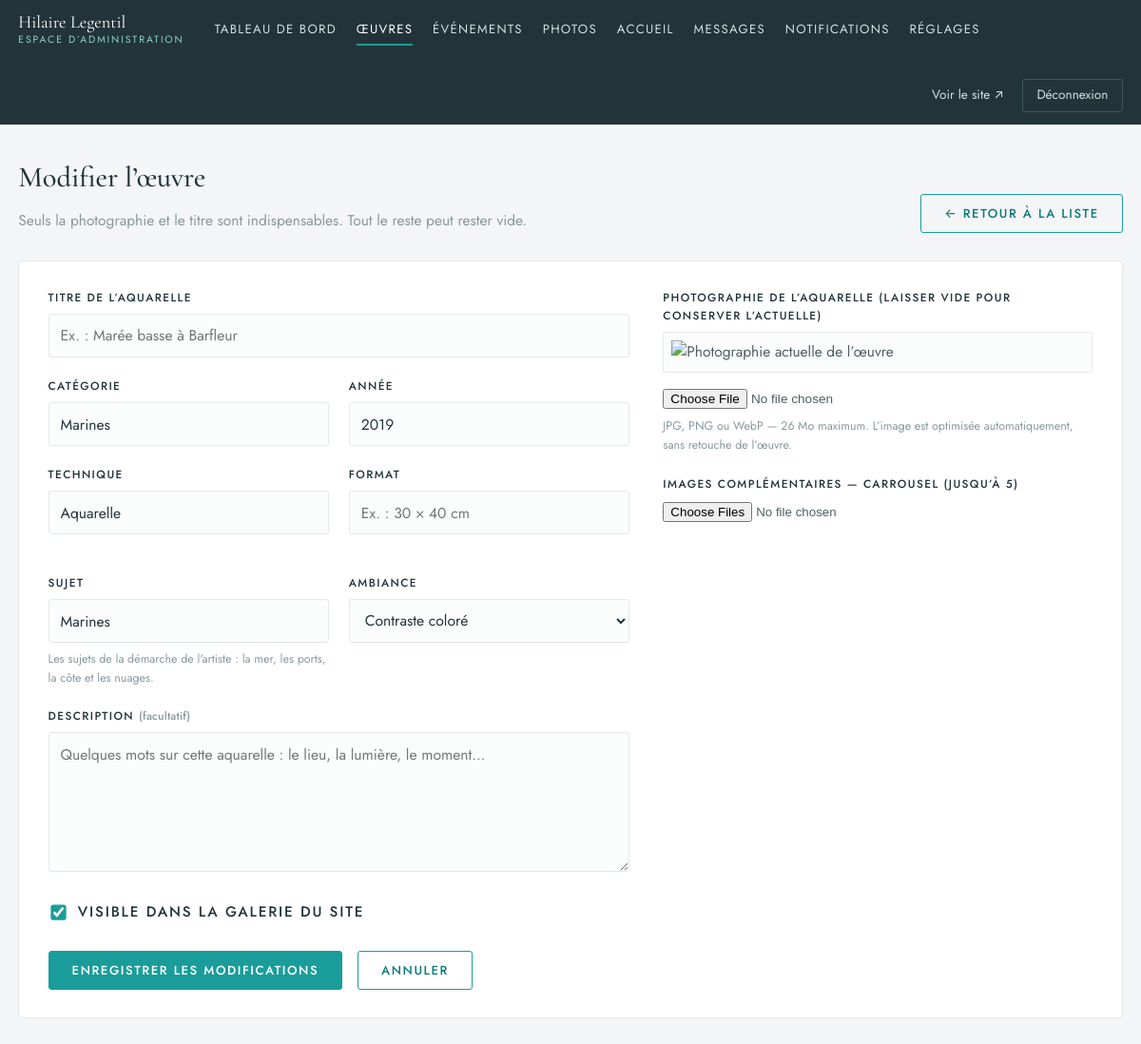
Screenshot of /admin/oeuvres/1 (signed in) with the database file from the repository.
### tables this page shows
CREATE TABLE works (
    id INTEGER PRIMARY KEY AUTOINCREMENT,
    title TEXT NOT NULL DEFAULT 'Sans titre',
    slug TEXT UNIQUE NOT NULL,
    description TEXT DEFAULT '',
    category TEXT DEFAULT '',
    technique TEXT DEFAULT '',
    dimensions TEXT DEFAULT '',
    year TEXT DEFAULT '',
    folder TEXT NOT NULL,
    img_w INTEGER DEFAULT 0,
    img_h INTEGER DEFAULT 0,
    position INTEGER NOT NULL DEFAULT 0,
    published INTEGER NOT NULL DEFAULT 1,
    created_at TEXT NOT NULL
, tonality TEXT DEFAULT '', chroma REAL DEFAULT 0, sujet TEXT, ambiance TEXT);

### app.py (the view, shortened to what this page needs)
@app.route("/admin/oeuvres/<int:wid>", methods=["GET", "POST"])
@require_admin
def admin_work_edit(wid):
    conn = db.connect()
    w = conn.execute("SELECT * FROM works WHERE id=?", (wid,)).fetchone()
    conn.close()
    if w is None:
        abort(404)
    conn = db.connect()
    wimgs = conn.execute("SELECT * FROM works_images WHERE work_id=? "
                         "ORDER BY position, id", (wid,)).fetchall()
    conn.close()
    return render_template("admin/work_edit.html", w=w, new=False, wimgs=wimgs)

### app.py (called while the page is built)
@app.context_processor
def inject_globals():
    s = db.get_settings()
    hl_works = get_works()
    return {
        "SITE": SITE,
        "S": s,
        "admin_user": auth.current_admin(),
        "csrf": auth.csrf_token(),
        "year": date.today().year,
        "map_center": [49.4894, -1.5048],   # Yvetot-Bocage (Normandie)
        "map_radius": 75000,                # 75 km
        "hl_slugs": ",".join(w["slug"] for w in hl_works),
        "hl_total": len(hl_works),
        "vapid_pub": VAPID_PUB,
    }

def get_works(only_published=True):
    conn = db.connect()
    q = "SELECT * FROM works"
    if only_published:
        q += " WHERE published = 1"
    q += " ORDER BY position, id"
    rows = conn.execute(q).fetchall()
    conn.close()
    return rows

def require_admin(f):
    from functools import wraps
    @wraps(f)
    def wrapper(*args, **kwargs):
        if not auth.current_admin():
            return redirect(url_for("admin_login"))
        return f(*args, **kwargs)
    return wrapper

@app.after_request
def security_headers(resp):
    resp.headers.setdefault("X-Content-Type-Options", "nosniff")
    resp.headers.setdefault("Referrer-Policy", "strict-origin-when-cross-origin")
    resp.headers.setdefault("Permissions-Policy", "geolocation=(), microphone=(), camera=()")
    return resp

### auth.py (called while the page is built)
def current_admin():
    return session.get("admin_user") if session.get("admin_auth") else None

def csrf_token():
    if "csrf" not in session:
        session["csrf"] = secrets.token_hex(16)
    return session["csrf"]

### db.py (called while the page is built)
def connect():
    os.makedirs(DATA_DIR, exist_ok=True)
    conn = sqlite3.connect(DB_PATH)
    conn.row_factory = sqlite3.Row
    conn.execute("PRAGMA foreign_keys=ON")
    return conn

def get_settings():
    conn = connect()
    rows = conn.execute("SELECT key, value FROM settings").fetchall()
    conn.close()
    return {r["key"]: r["value"] for r in rows}

### templates/admin/work_edit.html (shortened to what this page needs)
{% extends "admin/base_admin.html" %}
{% block content %}
<div class="admin-page-head">
  <div>
    <h1>{{ 'Ajouter une œuvre' if new else 'Modifier l’œuvre' }}</h1>
    <p class="admin-sub">Seuls la photographie et le titre sont indispensables.
        Tout le reste peut rester vide.</p>
  </div>
  <a class="btn-secondary" href="{{ url_for('admin_works') }}">← Retour à la liste</a>
</div>
<form method="post" enctype="multipart/form-data" class="form-card">
  <div class="form-grid">
    <div class="form-col">
      <div class="field">
        <label for="w-title">Titre de l’aquarelle</label>
        <input id="w-title" name="title" type="text" maxlength="160" required
               value="{{ w.title if w.title != 'Sans titre' else '' }}"
               placeholder="Ex. : Marée basse à Barfleur">
      </div>
      <div class="field-row">
        <div class="field">
          <label for="w-category">Catégorie</label>
          <input id="w-category" name="category" type="text" maxlength="80"
                 value="{{ w.category or '' }}" placeholder="Ex. : Marines">
        </div>
        <div class="field">
          <label for="w-year">Année</label>
          <input id="w-year" name="year" type="text" maxlength="20"
                 value="{{ w.year or '' }}" placeholder="Ex. : 2024">
        </div>
      </div>
      <div class="field-row">
        <div class="field">
          <label for="w-technique">Technique</label>
          <input id="w-technique" name="technique" type="text" maxlength="120"
                 value="{{ w.technique or '' }}" placeholder="Ex. : Aquarelle sur papier coton">
        </div>
        <div class="field">
          <label for="w-dimensions">Format</label>
          <input id="w-dimensions" name="dimensions" type="text" maxlength="60"
                 value="{{ w.dimensions or '' }}" placeholder="Ex. : 30 × 40 cm">
        </div>
          <div class="field">
            <label for="w-sujet">Sujet</label>
            <input id="w-sujet" name="sujet" type="text" maxlength="160" list="sujets-docs"
                   value="{{ w.sujet or '' }}" placeholder="ex. La mer, Les ports, La côte…">
            <p class="field-help">Les sujets de la démarche de l'artiste&nbsp;:
               la mer, les ports, la côte et les nuages.</p>
          </div>
          <div class="field">
            <label for="w-ambiance">Ambiance</label>
            <select id="w-ambiance" name="ambiance">
              <option value="Contraste coloré"{% if w.ambiance == 'Contraste coloré' %} selected{% endif %}>Contraste coloré</option>
            </select>
          </div>
      </div>
      <div class="field">
        <label for="w-description">Description <span class="opt">(facultatif)</span></label>
        <textarea id="w-description" name="description" rows="5" maxlength="3000"
                  placeholder="Quelques mots sur cette aquarelle : le lieu, la lumière, le moment…">{{ w.description or '' }}</textarea>
      </div>
      <label class="check-field">
        <input type="checkbox" name="published" value="1"
               {{ 'checked' if (w.published if w.published is defined else 1) }}>
        <span>Visible dans la galerie du site</span>
      </label>
    </div>
    <div class="form-col">
      <div class="field">
        <label for="w-image">Photographie de l’aquarelle {{ '(obligatoire)' if new else '(laisser vide pour conserver l’actuelle)' }}</label>
        {% if not new and w.folder %}
        <div class="current-image">
          <img id="img-preview" src="/uploads/works/{{ w.folder }}/medium.jpg"
               alt="Photographie actuelle de l’œuvre">
        </div>
        {% else %}
        <div class="current-image current-image-empty">
          <img id="img-preview" src="" alt="" hidden>
          <p id="img-preview-hint">Aucune image choisie</p>
        </div>
        {% endif %}
        <input id="w-image" name="image" type="file" accept=".jpg,.jpeg,.png,.webp"
               class="file-input" data-preview="img-preview" data-hint="img-preview-hint">
        <p class="field-help">JPG, PNG ou WebP — 26 Mo maximum. L’image est optimisée
           automatiquement, sans retouche de l’œuvre.</p>
      </div>
  <div class="field">
    <label for="w-images">Images complémentaires — carrousel (jusqu’à 5)</label>
    <input id="w-images" name="images_add" type="file" accept=".jpg,.jpeg,.png,.webp" multiple>
  </div>
    </div>
  </div>
  <div class="form-actions">
    <button class="btn-primary" type="submit">{{ 'Ajouter à la galerie' if new else 'Enregistrer les modifications' }}</button>
    <a class="btn-secondary" href="{{ url_for('admin_works') }}">Annuler</a>
  </div>
</form>
{% endblock %}

### static/css/admin.css (style rules this page uses)
:root { --bg:#f4f5f6; --card:#ffffff; --ink:#22343a; --text:#4d5f64; --muted:#87999e; --teal:#1a9d9a; --teal-ink:#0e7b78; --line:#e4e8ea; --danger:#b3552d; --ok:#1a9d9a; --serif:"Cormorant Garamond", Georgia, serif; --sans:"Jost", system-ui, -apple-system, "Segoe UI", sans-serif; }
* { box-sizing:border-box; }
body { margin:0; background:var(--bg); color:var(--text); font:400 15.5px/1.6 var(--sans); -webkit-font-smoothing:antialiased; }
a { color:var(--teal-ink); text-decoration:none; }
h1,h2 { font-family:var(--serif); color:var(--ink); font-weight:500; margin:0 0 .3em; }
h1 { font-size:1.9rem; }
.admin-page-head { display:flex; justify-content:space-between; align-items:flex-end; gap:1.5rem; flex-wrap:wrap; margin-bottom:1.8rem; }
.admin-sub { margin:.2rem 0 0; color:var(--muted); max-width:640px; }
.btn-primary, .btn-secondary { display:inline-block; font:500 .82rem/1 var(--sans); letter-spacing:.12em; text-transform:uppercase; padding:.8rem 1.5rem; border-radius:3px; cursor:pointer; border:1px solid var(--teal); transition:all .25s; text-decoration:none; }
.btn-primary { background:var(--teal); color:#fff; }
.btn-secondary { background:transparent; color:var(--teal-ink); }
.form-card { background:var(--card); border:1px solid var(--line); border-radius:5px; padding:1.8rem 1.9rem; margin-bottom:1.6rem; }
.form-grid { display:grid; grid-template-columns:1.15fr .85fr; gap:2.2rem; }
.field { margin-bottom:1.3rem; }
.field-row { display:grid; grid-template-columns:1fr 1fr; gap:1.3rem; }
label { display:block; font-size:.74rem; letter-spacing:.12em; text-transform:uppercase; color:var(--ink); margin-bottom:.45rem; font-weight:500; }
.opt { color:var(--muted); text-transform:none; letter-spacing:.02em; }
input[type=text], input[type=url], input[type=email], input[type=password], input[type=tel], select, textarea { width:100%; font:inherit; font-size:.98rem; color:var(--ink); border:1px solid var(--line); border-radius:3px; padding:.6rem .75rem; background:#fbfcfc; transition:border-color .25s; }
textarea { resize:vertical; }
.field-help { font-size:.78rem; color:var(--muted); margin:.45rem 0 0; }
.check-field { display:flex; gap:.7rem; align-items:center; margin:1.4rem 0 .4rem; font-size:.95rem; color:var(--ink); }
.check-field input { width:auto; transform:scale(1.25); accent-color:var(--teal); }
.form-actions { display:flex; gap:1rem; margin-top:1.4rem; flex-wrap:wrap; }
.file-input { margin-top:.5rem; font-size:.85rem; }
.current-image { border:1px solid var(--line); border-radius:3px; padding:.5rem; background:#fbfcfc; margin-bottom:.6rem; }
.current-image img { max-height:280px; width:100%; object-fit:contain; }

### rows the page displays
works: category "Marines", year "2019", technique "Aquarelle", sujet "Marines", ambiance "Contraste coloré"

### other values shown
{{ 'Ajouter une œuvre' if new else 'Modifier l’œuvre' }} "Modifier l’œuvre"
{{ '(obligatoire)' if new else '(laisser vide pour conserver l’actuelle)' }} "(LAISSER VIDE POUR CONSERVER L’ACTUELLE)"
{{ 'Ajouter à la galerie' if new else 'Enregistrer les modifications' }} "ENREGISTRER LES MODIFICATIONS"
